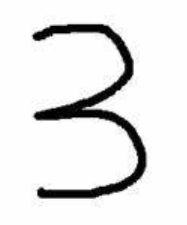
#> input picture img/03.PNG, 187 x 225 px
$ jupyter execute --allow-errors '有向图与无向图的绘制.ipynb'
#> lines starting #> are read from the running program, lines starting #| are printed output that depends on the picture
<div align="center" style="font-family: Georgia, serif; color: #555555;">
    <p style="font-size: 36px; font-weight: bold; color: #FF0000;">数据可视化技术</p>
    <p style="font-size: 30px; font-weight: bold; color: #FF0000;">Data Visualization Techniques</p>
</div>

---

<div align="center" style="font-family: 'Helvetica Neue', Helvetica, Arial, sans-serif;">
    <p style="font-size: 18px; font-weight: bold; color: black;">
        <strong>主讲人:</strong> 高俊莲 (<a href="mailto:junliangao@cumtb.edu.cn" style="color: #0000FF;">junliangao@cumtb.edu.cn</a>)
        - <a href="https://glxy.cumtb.edu.cn/info/1133/2192.htm" target="_blank" style="color: #0000FF;">个人主页</a>
    </p>
    <p style="font-size: 18px; font-weight: bold;">
        <strong>学校:</strong> 中国矿业大学（北京）<br>
    </p>
    <p style="font-size: 18px; font-weight: bold;">
        <strong>学院:</strong> 管理学院
    </p>
</div>

# 图的介绍

## 🔗 NetworkX 中的无向图（Undirected Graph）

无向图（Undirected Graph）是一种**边没有方向性**的图结构，表示两个节点之间的关系是**对等的、双向的**。

---

### ✅ 与有向图的区别：

| 图类型       | 描述                                       | 示例         |
|--------------|--------------------------------------------|--------------|
| 有向图 DiGraph | 边有方向，A → B 与 B → A 是两条不同的边    | 微博关注关系 |
| 无向图 Graph   | 边无方向，A—B 与 B—A 是同一条边            | 社交好友关系、共现词图 |

---

### 📌 NetworkX 中如何创建无向图：

```python
import networkx as nx

G = nx.Graph()  # 无向图
G.add_nodes_from([1, 2, 3])
G.add_edges_from([(1, 2), (2, 3)])

[cell 1]
import networkx as nx

# 创建一个空的无向图
G = nx.Graph()

# 添加节点
G.add_nodes_from([1, 2, 3, 4])

# 添加边
G.add_edges_from([(1, 2), (2, 3), (3, 4), (4, 1)])

# 或者可以使用下面的方式一次性添加边
# edges = [(1, 2), (2, 3), (3, 4), (4, 1)]
# G.add_edges_from(edges)
nx.draw(G, with_labels=True)
#> (the rest of this cell did not finish here and is left out)

[cell 2]
import networkx as nx
import matplotlib.pyplot as plt
plt.rcParams['font.sans-serif'] = ['SimHei']  # 使用黑体显示中文
plt.rcParams['axes.unicode_minus'] = False    # 正常显示负号

# 创建无向图对象
G = nx.Graph()

# 添加节点
G.add_nodes_from(["A", "B", "C", "D"])

# 添加无向边
G.add_edges_from([("A", "B"), ("B", "C"), ("C", "D"), ("D", "A")])

# 可视化布局
pos = nx.spring_layout(G, seed=42)

# 绘图
plt.figure(figsize=(5, 4))
nx.draw(G, pos, with_labels=True, node_color='lightblue', edge_color='gray', node_size=800)
plt.title("NetworkX 无向图示意")
plt.show()

## ➡️ NetworkX 中的有向图（Directed Graph）

有向图（Directed Graph）是一种**边具有方向性**的图结构，表示节点之间的关系是**单向的**，即 A → B 不等于 B → A。

---

### ✅ 与无向图的区别：

| 图类型       | 描述                                    | 举例                 |
|--------------|-----------------------------------------|----------------------|
| 有向图 DiGraph | A → B 表示 A 指向 B，不代表 B 指向 A     | 微博关注、依赖关系   |
| 无向图 Graph   | A—B 与 B—A 等价，表示双向关系           | 好友关系、合作网络   |

---

### 📌 如何创建有向图（使用 `DiGraph`）：

```python
import networkx as nx

G = nx.DiGraph()  # 创建有向图对象
G.add_edges_from([("A", "B"), ("B", "C")])

[cell 3]
import networkx as nx

# 创建一个空的有向图
G = nx.DiGraph()

# 添加节点
G.add_nodes_from([1, 2, 3, 4])

# 添加有向边
G.add_edges_from([(1, 2), (2, 3), (3, 4), (4, 1)])

# 或者可以使用下面的方式一次性添加有向边
# edges = [(1, 2), (2, 3), (3, 4), (4, 1)]
# G.add_edges_from(edges)
nx.draw(G, with_labels=True)
plt.show()

[cell 4]
import networkx as nx
import matplotlib.pyplot as plt
plt.rcParams['font.sans-serif'] = ['SimHei']  # 使用黑体显示中文
plt.rcParams['axes.unicode_minus'] = False    # 正常显示负号
import warnings
warnings.filterwarnings('ignore')

# 创建有向图对象
G = nx.DiGraph()

# 添加节点与有向边
G.add_edges_from([
    ("任务A", "任务B"),
    ("任务B", "任务C"),
    ("任务A", "任务C"),
    ("任务C", "任务D")
])

# 生成节点布局
pos = nx.spring_layout(G, seed=42)

# 绘制有向图
plt.figure(figsize=(6, 4))
nx.draw(G, pos, with_labels=True, node_color='lightgreen', edge_color='black',
        node_size=800, arrows=True, arrowsize=20)
plt.title("有向图示意（任务依赖）")
plt.show()
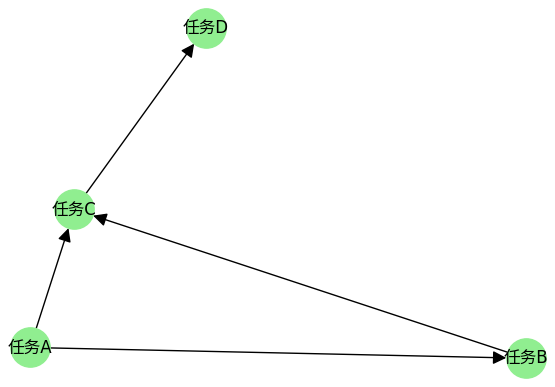
#> figure drawn by matplotlib, 1 panel

## ⚖️ NetworkX 中的加权图（Weighted Graph）

加权图是指**每条边都附带一个权重（weight）**的图，权重可以表示强度、频率、距离、成本等含义。

---

### ✅ 加权图支持两种结构：
- 无向加权图（Graph）
- 有向加权图（DiGraph）

---

### 📌 应用场景举例：

| 应用领域         | 边的权重含义             |
|------------------|--------------------------|
| 社交网络         | 两人之间互动频次         |
| 公路网络         | 城市间距离或通行时间     |
| 情绪传播图       | 情感共现频率             |
| 知识图谱         | 关系强度或置信度         |

---

### 📎 如何创建加权图（示例为无向图）：

```python
import networkx as nx

G = nx.Graph()  # 创建无向图

# 添加带权边：节点1, 节点2, 权重
G.add_weighted_edges_from([
    ("A", "B", 1.5),
    ("B", "C", 2.0),
    ("C", "D", 0.8),
    ("A", "D", 1.2)
])

[cell 5]
import networkx as nx

# 创建一个空的加权图
G = nx.Graph()

# 添加节点
G.add_nodes_from([1, 2, 3, 4])

# 添加带权边
G.add_weighted_edges_from([(1, 2, 0.5), (2, 3, 1.2), (3, 4, 0.8), (4, 1, 1.5)])

# 或者可以使用下面的方式一次性添加带权边
# weighted_edges = [(1, 2, 0.5), (2, 3, 1.2), (3, 4, 0.8), (4, 1, 1.5)]
# G.add_weighted_edges_from(weighted_edges)
nx.draw(G, with_labels=True)
plt.show()

[cell 6]
import networkx as nx
import matplotlib.pyplot as plt

# 创建一个空的加权图
G = nx.Graph()

# 添加节点
G.add_nodes_from([1, 2, 3, 4])

# 添加带权边
edges = [(1, 2, 0.5), (2, 3, 1.2), (3, 4, 0.8), (4, 1, 1.5)]
G.add_weighted_edges_from(edges)

# 绘制图形
pos = nx.spring_layout(G)  # 使用 spring 布局

# 根据权重设置边的宽度
edge_width = [d['weight'] * 2 for (u, v, d) in G.edges(data=True)]

# 根据权重设置边的颜色
edge_color = [d['weight'] for (u, v, d) in G.edges(data=True)]

# 绘制节点
nx.draw_networkx_nodes(G, pos, node_color='lightblue', node_size=500)

# 绘制边
nx.draw_networkx_edges(G, pos, width=edge_width, edge_color=edge_color, edge_cmap=plt.cm.Blues)

# 绘制标签
nx.draw_networkx_labels(G, pos, font_size=10, font_color='black')

# 添加边的权重标签
edge_labels = nx.get_edge_attributes(G, 'weight')
nx.draw_networkx_edge_labels(G, pos, edge_labels=edge_labels)

# 显示图形
plt.show()

[cell 7]
import networkx as nx
import matplotlib.pyplot as plt

# 创建无向加权图
G = nx.Graph()
G.add_weighted_edges_from([
    ("A", "B", 1.5),
    ("B", "C", 2.0),
    ("C", "D", 0.8),
    ("A", "D", 1.2)
])

# 提取边权重作为线宽
weights = nx.get_edge_attributes(G, "weight")
edge_widths = [weights[edge] * 2.5 for edge in G.edges]

# 生成节点布局
pos = nx.spring_layout(G, seed=42)

# 绘图：边宽体现权重
plt.figure(figsize=(6, 5))
nx.draw(G, pos, with_labels=True, node_color="skyblue", edge_color="gray",
        width=edge_widths, node_size=800)
nx.draw_networkx_edge_labels(G, pos, edge_labels=weights)
plt.title("无向加权图：边宽代表权重")
plt.show()

## ♻️ 多重图 Multigraph（MultiGraph / MultiDiGraph）

多重图是一种**允许两个节点之间存在多条边**的图结构，边可以有不同的属性、权重、类型等。

---

### ✅ 与普通图的区别：

| 类型          | 是否支持重复边 | 是否支持方向 | 使用类名         |
|---------------|----------------|---------------|------------------|
| Graph         | ❌ 否           | ❌ 无方向      | `nx.Graph()`     |
| DiGraph       | ❌ 否           | ✅ 有方向      | `nx.DiGraph()`   |
| MultiGraph    | ✅ 是           | ❌ 无方向      | `nx.MultiGraph()`|
| MultiDiGraph  | ✅ 是           | ✅ 有方向      | `nx.MultiDiGraph()`|

---

### 📌 应用场景：

- 同一对节点之间存在多种“关系”：如“合作”+“引用”
- 表示交通网络中不同时段的连接
- 社交网络中“多轮互动”、“多次交易”
- 多种共现路径（如：词语A–B 既同句共现也在标题共现）

---

### 🧠 多重图的边是有编号的（edge keys）：

每条边都有唯一的 `(u, v, key)` 三元组标识，其中 `key` 表示第几条边。

[cell 8]
import networkx as nx
import matplotlib.pyplot as plt

# 创建一个空的多重无向图
G = nx.MultiGraph()

# 添加节点
G.add_nodes_from([1, 2, 3, 4])

# 添加多重边
G.add_edges_from([(1, 2), (1, 2), (2, 3), (3, 4)])

# 获取节点位置
pos = nx.spring_layout(G)

# 绘制节点
nx.draw_networkx_nodes(G, pos, node_color='lightblue', node_size=500)

# 手动绘制多重边
# 使用不同的弧度来区分多重边
edges = list(G.edges(data=True))
for i, (u, v, data) in enumerate(edges):
    rad = 0.2 * (i + 1)  # 调整弧度以区分多重边
    nx.draw_networkx_edges(G, pos, edgelist=[(u, v)], connectionstyle=f'arc3,rad={rad}')

# 绘制标签
nx.draw_networkx_labels(G, pos, font_size=10, font_color='black')

# 显示图形
plt.show()

[cell 9]
import networkx as nx
import matplotlib.pyplot as plt

# 创建无向多重图
G = nx.MultiGraph()

# 添加节点
G.add_nodes_from(["A", "B"])

# 添加多条边（同一对节点）
G.add_edge("A", "B", weight=1.0, relation="合作")
G.add_edge("A", "B", weight=2.0, relation="引用")
G.add_edge("A", "B", weight=0.8, relation="朋友")

# 生成布局
pos = nx.spring_layout(G, seed=42)

# 绘图设置
plt.figure(figsize=(6, 5))
ax = plt.gca()

# 绘制节点
nx.draw_networkx_nodes(G, pos, node_color='lightblue', node_size=800, ax=ax)
nx.draw_networkx_labels(G, pos, font_size=12)

# 绘制多条边，用不同弧度区分
edges = list(G.edges(keys=True, data=True))
for i, (u, v, k, data) in enumerate(edges):
    rad = 0.2 * (i - 1)  # 控制每条边的弯曲程度
    nx.draw_networkx_edges(G, pos, edgelist=[(u, v)], connectionstyle=f'arc3,rad={rad}', ax=ax)

    # 添加每条边的文本标签（权重 + 关系）
    mid_x = (pos[u][0] + pos[v][0]) / 2
    mid_y = (pos[u][1] + pos[v][1]) / 2 + rad
    label = f"{data['relation']} ({data['weight']})"
    plt.text(mid_x, mid_y, label, fontsize=9, color='black', ha='center', va='center')

plt.title("多重图示例：A-B 多种关系")
plt.axis("off")
plt.tight_layout()
plt.show()
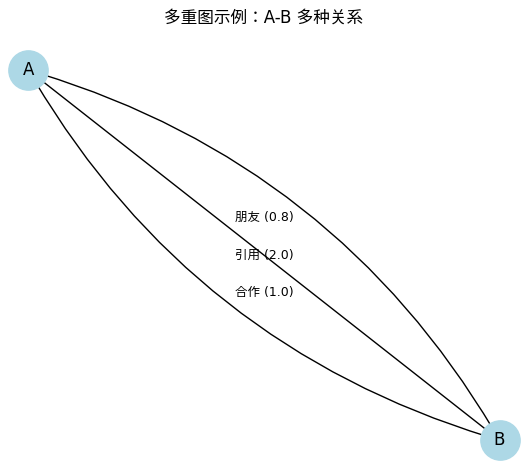
#> figure drawn by matplotlib, 1 panel

## 🔁 带环图（Cyclic Graph）

带环图是指**图中至少存在一条闭合路径（回路）**，即：
从某个节点出发，经过若干条边，最终又回到起点。

---

### ✅ 特征：

- 至少存在一个 **简单环（cycle）**
- 可以是无向图或有向图（分别称为“无向带环图”和“有向带环图”）
- 与“无环图（Acyclic Graph）”相对（如 DAG）

---

### 📎 应用举例：

| 应用场景         | 含义或用途                          |
|------------------|-------------------------------------|
| 项目流程图       | 若出现环则说明存在“循环依赖”        |
| 地铁交通网络     | 某些站点之间存在环形线路            |
| 社交推荐系统     | A→B→C→A 可用于检测“互相关注圈”     |

---

### 🧠 Python 中可使用 `networkx` 检测环：

```python
nx.find_cycle(G)

[cell 10]
import networkx as nx

# 创建一个带环的有向图
G = nx.DiGraph()

# 添加节点
G.add_nodes_from([1, 2, 3, 4])

# 添加有向边，形成环
G.add_edges_from([(1, 2), (2, 3), (3, 4), (4, 1)])
nx.draw(G, with_labels=True)
plt.show()

[cell 11]
import networkx as nx
import matplotlib.pyplot as plt

# 创建一个无向图，并添加一个简单环：A-B-C-D-A
G = nx.Graph()
G.add_edges_from([
    ("A", "B"),
    ("B", "C"),
    ("C", "D"),
    ("D", "A")  # 构成环
])

# 可视化
pos = nx.circular_layout(G)
plt.figure(figsize=(5, 5))
nx.draw(G, pos, with_labels=True, node_color="lightcoral", node_size=800, edge_color="gray", width=2)
plt.title("带环图示意：A-B-C-D-A")
plt.axis("off")
plt.show()
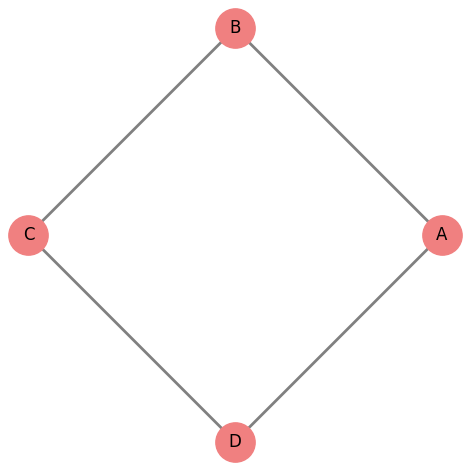
#> figure drawn by matplotlib, 1 panel

# 检测图中是否有环
cycle_edges = nx.find_cycle(G)
print("图中存在的环路径：", cycle_edges)

# 网络的统计指标

[cell 12]
#添加节点
import networkx as nx
import matplotlib.pyplot as plt
G = nx.Graph()                 #建立一个空的无向图G
G.add_node('1')                  #添加一个节点1
nx.draw(G, with_labels=True)
plt.show()

[cell 13]
G.add_nodes_from(['2','3','4','5'])    #加点集合
nx.draw(G, with_labels=True)
plt.show()
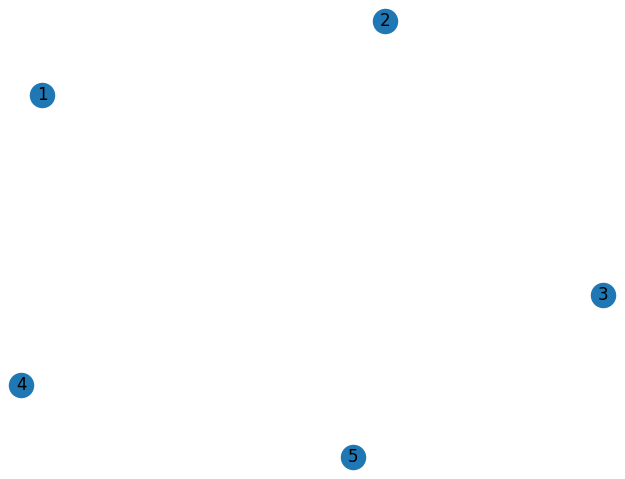
#> figure drawn by matplotlib, 1 panel

[cell 14]
nx.add_cycle(G, ['6', '7', '8', '9'])  # 加环
G.add_edges_from([('6', '7'), ('7', '8'), ('8', '9'), ('9', '6')])  # 添加边
nx.draw(G, with_labels=True)
plt.show()
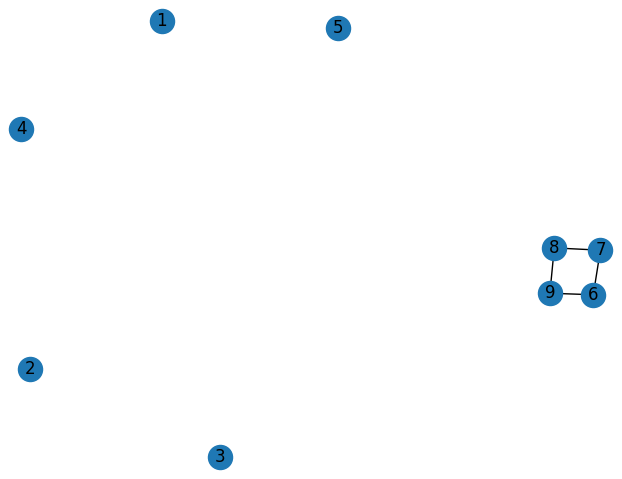
#> figure drawn by matplotlib, 1 panel

[cell 15]
import networkx as nx
import matplotlib.pyplot as plt

# 创建一个空的多重无向图
G = nx.MultiGraph()

# 添加节点
G.add_nodes_from([1, 2, 3, 4])

# 添加多重边
G.add_edges_from([(1, 2), (1, 2), (2, 3), (3, 4)])

# 创建一个路径图
H = nx.path_graph(10)  # 返回由10个节点（0到9）挨个连接的无向图，所以有9条边

# 假设我们要将路径图 H 的节点编号偏移，以避免与现有节点冲突
# 例如，将 H 的节点编号从 10 开始
mapping = {i: i + 10 for i in H.nodes()}
H = nx.relabel_nodes(H, mapping) #将图中每个节点的名字根据 mapping 做替换，边结构保持不变，仅更换节点标识。

# 将路径图 H 的节点和边添加到 G 中
G.add_nodes_from(H.nodes())
G.add_edges_from(H.edges())

# 绘制图形
nx.draw(G, with_labels=True)
plt.show()
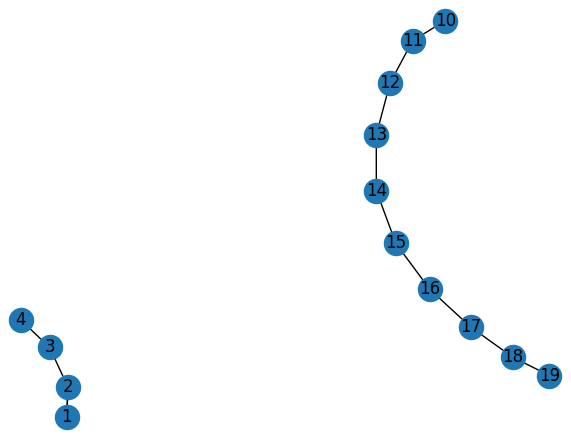
#> figure drawn by matplotlib, 1 panel

[cell 16]
#访问节点
print('图中所有的节点', G.nodes())
print('图中节点的个数', G.number_of_nodes())

[cell 17]
import networkx as nx
import matplotlib.pyplot as plt

# 创建一个空的多重无向图
G = nx.MultiGraph()

# 添加节点
G.add_nodes_from([1, 2, 3, 4])

# 添加多重边
G.add_edges_from([(1, 2), (1, 2), (2, 3), (3, 4)])

# 创建一个路径图
H = nx.path_graph(10)  # 返回由10个节点（0到9）挨个连接的无向图，所以有9条边

# 假设我们要将路径图 H 的节点编号偏移，以避免与现有节点冲突
# 例如，将 H 的节点编号从 10 开始
mapping = {i: i + 10 for i in H.nodes()}
H = nx.relabel_nodes(H, mapping)

# 将路径图 H 的节点和边添加到 G 中
G.add_nodes_from(H.nodes())
G.add_edges_from(H.edges())

# 显示完整的图形
plt.figure(figsize=(12, 6))
plt.subplot(121)
nx.draw(G, with_labels=True, node_color='lightblue', node_size=500, edge_color='gray')
plt.title("Original Graph")

# 删除指定的节点
G.remove_node(1)    # 删除节点 1
G.remove_nodes_from([10, 11])    # 删除节点 10 和 11

# 显示删除后的图形
plt.subplot(122)
nx.draw(G, with_labels=True, node_color='lightgreen', node_size=500, edge_color='gray')
plt.title("Graph after Deletions")

# 展示图形
plt.show()
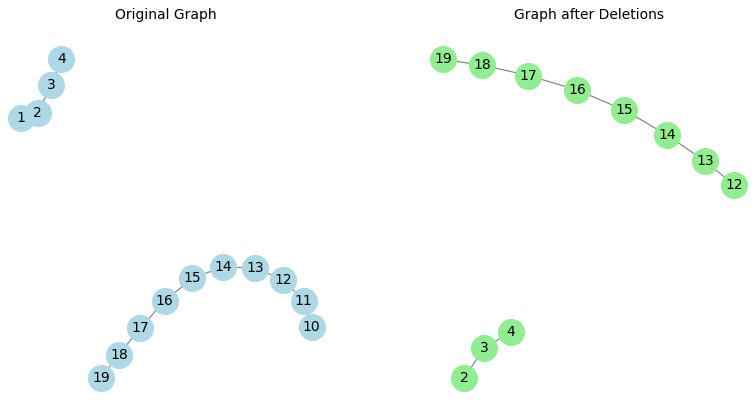
#> figure drawn by matplotlib, 2 panels

[cell 18]
#添加边
F = nx.Graph() # 创建无向图
F.add_edge(11,12)   #一次添加一条边
nx.draw(F, with_labels=True)
plt.show()
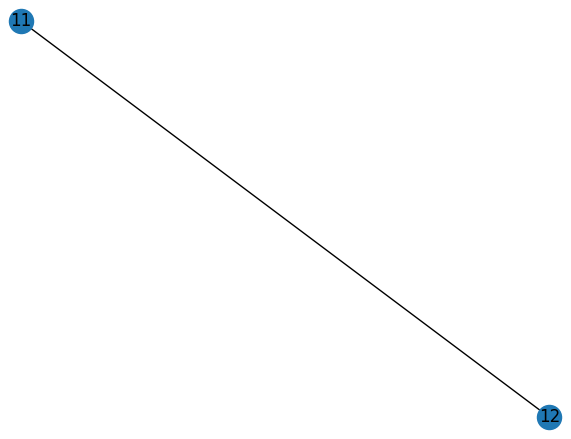
#> figure drawn by matplotlib, 1 panel

[cell 19]
e=(13,14)        #e是一个元组
F.add_edge(*e) #这是python中解包裹的过程
nx.draw(F, with_labels=True)
plt.show()

[cell 20]
F.add_edges_from([(1,2),(1,3)])#通过添加list来添加多条边
nx.draw(F, with_labels=True)
plt.show()
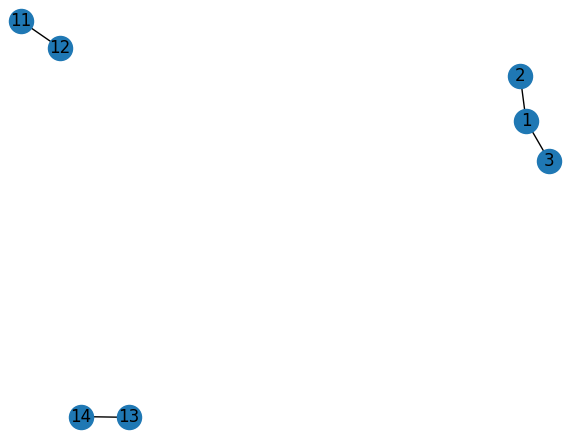
#> figure drawn by matplotlib, 1 panel

[cell 21]
#通过添加任何ebunch来添加边
F.add_edges_from(H.edges()) #不能写作F.add_edges_from(H)
nx.draw(F, with_labels=True)
plt.show()
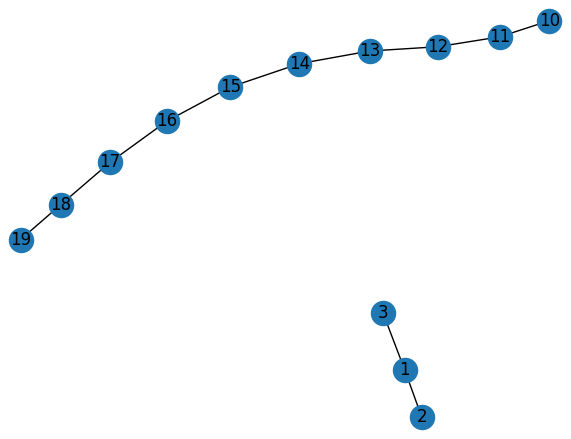
#> figure drawn by matplotlib, 1 panel

[cell 22]
#访问边
print('图中所有的边', F.edges())
print('图中边的个数', F.number_of_edges())

[cell 23]
import networkx as nx
import matplotlib.pyplot as plt

# 创建一个图 G
G = nx.Graph()

# 添加节点和边
# 示例中创建一个多层的图形结构
layer1 = range(5)
layer2 = range(5, 15)
layer3 = range(15, 30)

G.add_nodes_from(layer1)
G.add_nodes_from(layer2)
G.add_nodes_from(layer3)

# 添加一些边来连接不同层的节点
edges = [
    (0, 5), (1, 6), (2, 7), (3, 8), (4, 9),
    (5, 10), (6, 11), (7, 12), (8, 13), (9, 14),
    (10, 15), (11, 16), (12, 17), (13, 18), (14, 19),
    (15, 20), (16, 21), (17, 22), (18, 23), (19, 24),
    (20, 25), (21, 26), (22, 27), (23, 28), (24, 29)
]

G.add_edges_from(edges)

# 使用 shell_layout 布局
shell_layout = nx.shell_layout(G, nlist=[layer1, layer2, layer3])

# 绘制图形
plt.figure(figsize=(12, 12))
nx.draw(G, pos=shell_layout, with_labels=True, node_color='lightblue', node_size=500, edge_color='gray')
plt.title("Network Graph in Concentric Circles")
plt.show()

NetworkX 提供了多种布局算法，用于绘制网络图。以下是一些常见的布局方式：

- Spring Layout (spring_layout)：基于 Fruchterman-Reingold 算法，模拟弹簧系统。
- Circular Layout (circular_layout)：将节点排列在一个圆周上。
- Spectral Layout (spectral_layout)：基于图的拉普拉斯矩阵的特征向量。
- Random Layout (random_layout)：节点随机排列。
- Planar Layout (planar_layout)：适用于平面图的布局。

[cell 24]
import networkx as nx
import matplotlib.pyplot as plt

# 创建一个图 G
G = nx.Graph()

# 添加节点和边
G.add_edges_from([(0, 1), (0, 2), (0, 3), (1, 4), (1, 5),
                  (2, 6), (2, 7), (3, 8), (3, 9), (4, 10),
                  (5, 11), (6, 12), (7, 13), (8, 14),
                  (9, 15)])

# 定义布局
layouts = {
    "Spring Layout": nx.spring_layout(G),
    "Circular Layout": nx.circular_layout(G),
    "Spectral Layout": nx.spectral_layout(G),
    "Random Layout": nx.random_layout(G),
    "Planar Layout": nx.planar_layout(G)
}

# 绘制图形
plt.figure(figsize=(15, 10))

for i, (layout_name, layout) in enumerate(layouts.items()):
    plt.subplot(2, 3, i + 1)
    nx.draw(G, pos=layout, with_labels=True, node_color='lightblue', node_size=500, edge_color='gray')
    plt.title(layout_name)

plt.subplot(2, 3, 6).axis('off')  # 去掉最后一个空位的坐标轴
plt.show()

[cell 25]
import networkx as nx
import matplotlib.pyplot as plt

# 创建一个空的无向图
G = nx.Graph()

# 添加节点
characters = [
    "Alice", "Bob", "Charlie", "David", "Eva",
    "Frank", "Grace", "Helen", "Isaac", "Jack"
]
G.add_nodes_from(characters)

# 添加边（表示关系）
relationships = [
    ("Alice", "Bob"), ("Alice", "Charlie"), ("Bob", "David"),
    ("Charlie", "Eva"), ("David", "Eva"), ("Eva", "Frank"),
    ("Frank", "Grace"), ("Grace", "Helen"), ("Helen", "Isaac"),
    ("Isaac", "Jack"), ("Jack", "Alice")
]
G.add_edges_from(relationships)

# 使用 spring_layout 布局
pos = nx.spring_layout(G, seed=42)

# 绘制节点
plt.figure(figsize=(12, 12))
nx.draw_networkx_nodes(G, pos, node_color='skyblue', node_size=2000, edgecolors='black')

# 绘制边
nx.draw_networkx_edges(G, pos, width=2, alpha=0.6, edge_color='gray')

# 绘制标签
nx.draw_networkx_labels(G, pos, font_size=12, font_family='sans-serif')

# 绘制边标签（关系类型）
edge_labels = {rel: 'friend' for rel in relationships}
nx.draw_networkx_edge_labels(G, pos, edge_labels=edge_labels, font_color='red')

# 美化图形
plt.title("relationship", fontsize=20)
plt.axis('off')
plt.show()

# 手写数字无向图和有向图示例

## 无向图构造：

读取图像并进行灰度化处理：

使用OpenCV库读取图像，并将其转换为灰度图像。然后将图像转换为浮点型数据类型。

[cell 26]
import cv2
import numpy as np
image = cv2.imread("img/08.jpg")
#> (the rest of this cell did not finish here and is left out)

进行角点检测：

使用cv2.cornerHarris函数检测图像中的角点。

[cell 27]
import cv2
#> (the rest of this cell did not finish here and is left out)

选择特征点：

使用cv2.goodFeaturesToTrack函数选择图像中的前num_keypoints个角点作为特征点。

[cell 28]
num_keypoints = 50
#> (the rest of this cell did not finish here and is left out)

构建特征向量和图：

[cell 29]
feature_vector = np.zeros((num_keypoints, 2))

#> (the rest of this cell did not finish here and is left out)

完整代码：

[cell 30]
import cv2
import networkx as nx
import numpy as np
from matplotlib import pyplot as plt

# detector parameters
block_size = 3
sobel_size = 3
k = 0.06

image = cv2.imread("img/08.jpg")
#> (the rest of this cell did not finish here and is left out)

## 有向图的构造：

[cell 31]
import cv2
import networkx as nx
import numpy as np
from matplotlib import pyplot as plt

# detector parameters
block_size = 3
sobel_size = 3
k = 0.06

image = cv2.imread("img/03.PNG")
#> image is the input picture: shape (225, 187, 3); mean B, G, R 230, 230, 230
gray_img = cv2.cvtColor(image, cv2.COLOR_BGR2GRAY)
#> (the rest of the program and of its run is left out)
